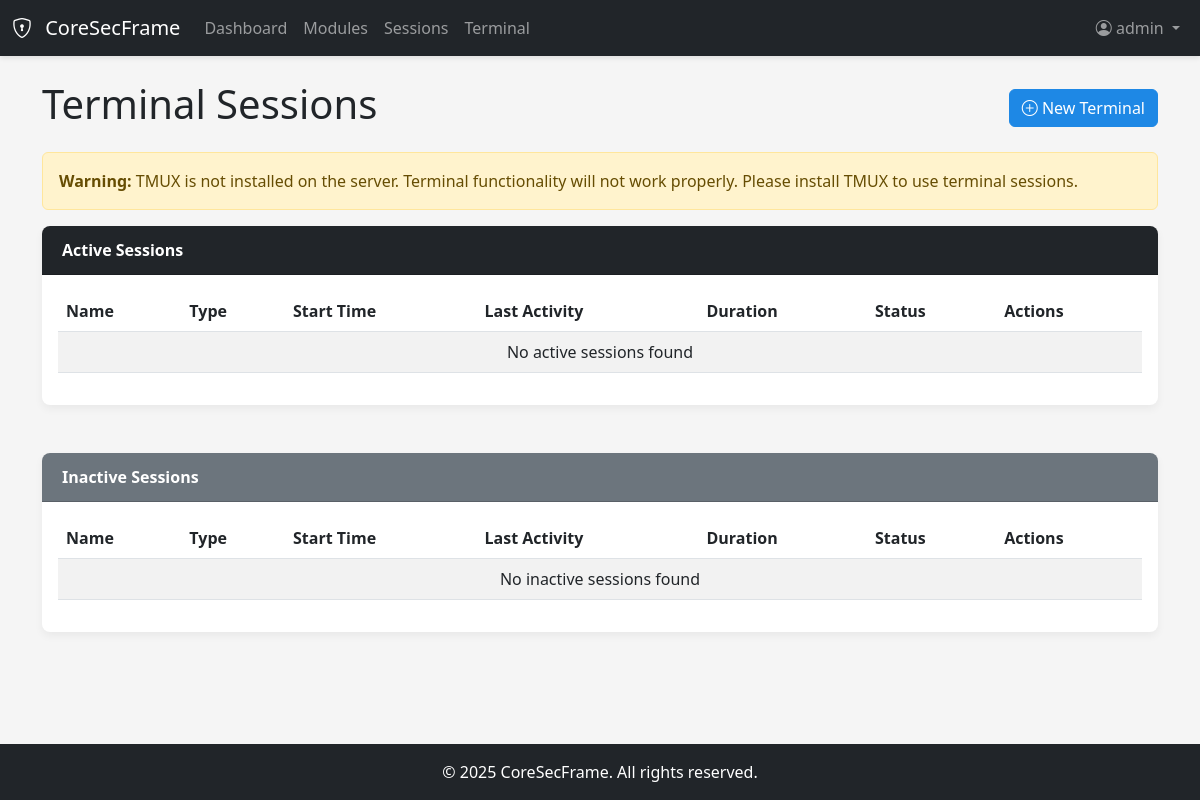
The app's page /terminal/ (signed in), older data.
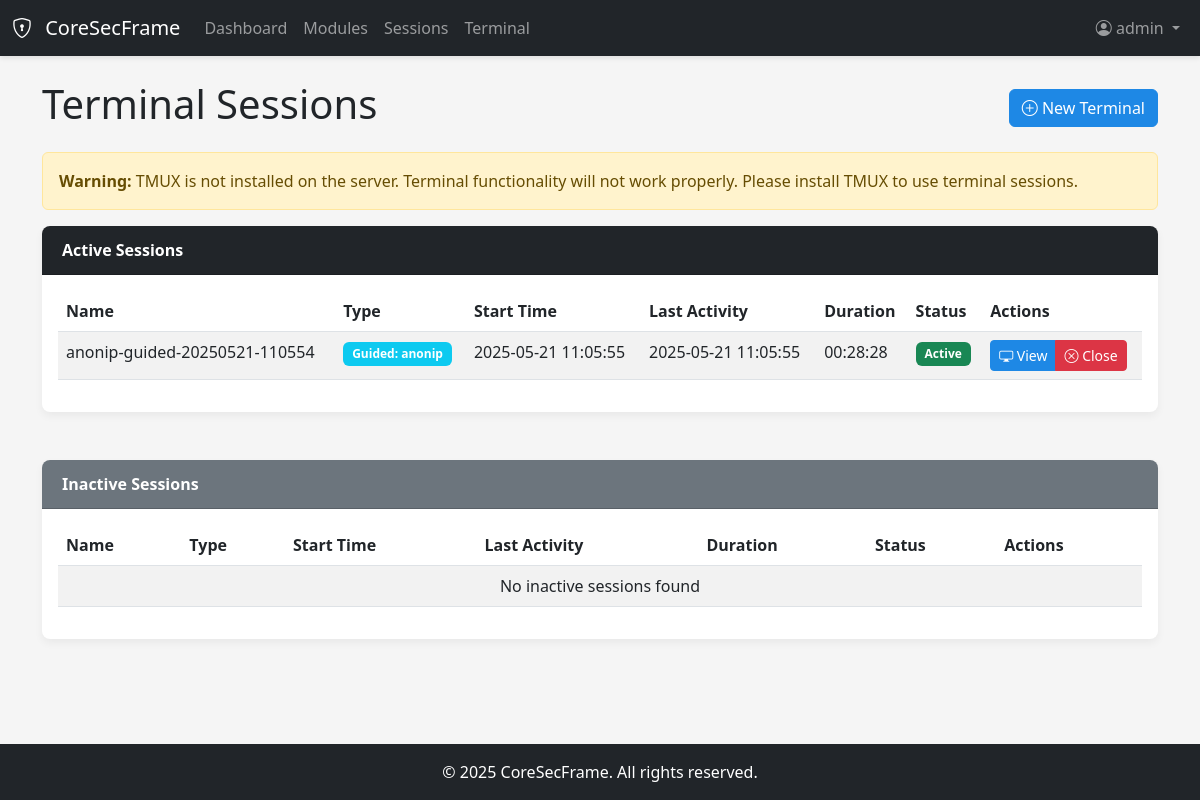
The same page, newer data.
### app/terminal/models.py (models this page shows, shortened)
class TerminalSession(db.Model):
    id = db.Column(db.Integer, primary_key=True)
    name = db.Column(db.String(64), index=True)
    session_id = db.Column(db.String(36), index=True, unique=True, default=lambda: str(uuid.uuid4()))
    module_name = db.Column(db.String(64), nullable=True)
    user_id = db.Column(db.Integer, db.ForeignKey('user.id'))
    start_time = db.Column(db.DateTime, default=datetime.utcnow)
    last_activity = db.Column(db.DateTime, default=datetime.utcnow)
    active = db.Column(db.Boolean, default=True)
    session_type = db.Column(db.String(20), default='terminal')  # 'terminal', 'guided', 'direct'
    def get_duration(self):
        delta = datetime.utcnow() - self.start_time
        hours = delta.seconds // 3600
        minutes = (delta.seconds % 3600) // 60
        seconds = delta.seconds % 60
        return f"{hours:02d}:{minutes:02d}:{seconds:02d}"

### app/terminal/routes.py (the view)
@terminal_bp.route('/')
@login_required
def index():
    sessions = TerminalSession.query.filter_by(user_id=current_user.id).order_by(TerminalSession.last_activity.desc()).all()
    return render_template('terminal/index.html', title='Terminal Sessions', sessions=sessions)

### app/auth/models.py (called while the page is built)
@login_manager.user_loader
def load_user(id):
    return User.query.get(int(id))

    def is_admin(self):
        return self.role == 'admin'

### app/templates/terminal/index.html (shortened to what the changed rows need)
{% extends "base.html" %}
{% block content %}
<div class="row mb-3">
    <div class="col-md-12 d-flex justify-content-between align-items-center">
        <h1>Terminal Sessions</h1>
    </div>
</div>
<div class="row">
    <div class="col-md-12">
        <div class="card">
            <div class="card-body">
                <div class="table-responsive">
                    <table class="table table-striped table-hover">
                        <thead>
                            <tr>
                                <th>Name</th>
                                <th>Type</th>
                                <th>Start Time</th>
                                <th>Last Activity</th>
                                <th>Duration</th>
                                <th>Status</th>
                                <th>Actions</th>
                            </tr>
                        </thead>
                        <tbody>
                            {% for session in sessions if session.active %}
                            <tr>
                                <td>{{ session.name }}</td>
                                <td>
                                    {% if session.session_type == 'terminal' %}
                                        <span class="badge bg-secondary">Terminal</span>
                                    {% elif session.session_type == 'guided' %}
                                        <span class="badge bg-info">Guided: {{ session.module_name }}</span>
                                    {% elif session.session_type == 'direct' %}
                                        <span class="badge bg-warning">Direct: {{ session.module_name }}</span>
                                    {% endif %}
                                </td>
                                <td>{{ session.start_time.strftime('%Y-%m-%d %H:%M:%S') }}</td>
                                <td>{{ session.last_activity.strftime('%Y-%m-%d %H:%M:%S') }}</td>
                                <td>{{ session.get_duration() }}</td>
                                <td>
                                    <span class="badge bg-success">Active</span>
                                </td>
                                <td>
                                    <div class="btn-group" role="group">
                                        <a href="{{ url_for('terminal.view', session_id=session.session_id) }}" class="btn btn-sm btn-primary">
                                            <i class="bi bi-display"></i> View
                                        </a>
                                        <button type="button" class="btn btn-sm btn-danger" data-bs-toggle="modal" data-bs-target="#closeModal{{ session.id }}">
                                            <i class="bi bi-x-circle"></i> Close
                                        </button>
                                    </div>
                                </td>
                            </tr>
                            {% else %}
                            <tr>
                                <td colspan="7" class="text-center">No active sessions found</td>
                            </tr>
                            {% endfor %}
                        </tbody>
                    </table>
                </div>
            </div>
        </div>
    </div>
</div>
<div class="row mt-4">
    <div class="col-md-12">
        <div class="card">
            <div class="card-body">
                <div class="table-responsive">
                    <table class="table table-striped table-hover">
                        <thead>
                            <tr>
                                <th>Name</th>
                                <th>Type</th>
                                <th>Start Time</th>
                                <th>Last Activity</th>
                                <th>Duration</th>
                                <th>Status</th>
                                <th>Actions</th>
                            </tr>
                        </thead>
                    </table>
                </div>
            </div>
        </div>
    </div>
</div>
{% endblock %}

Row changes from the older to the newer data that the page shows:
added TerminalSession: name "anonip-guided-20250521-110554", module_name "anonip", start_time "2025-05-21 11:05:55", last_activity "2025-05-21 11:05:55", get_duration "00:28:28"
Text that changed along with them:
text no longer shown: "No active sessions found"
